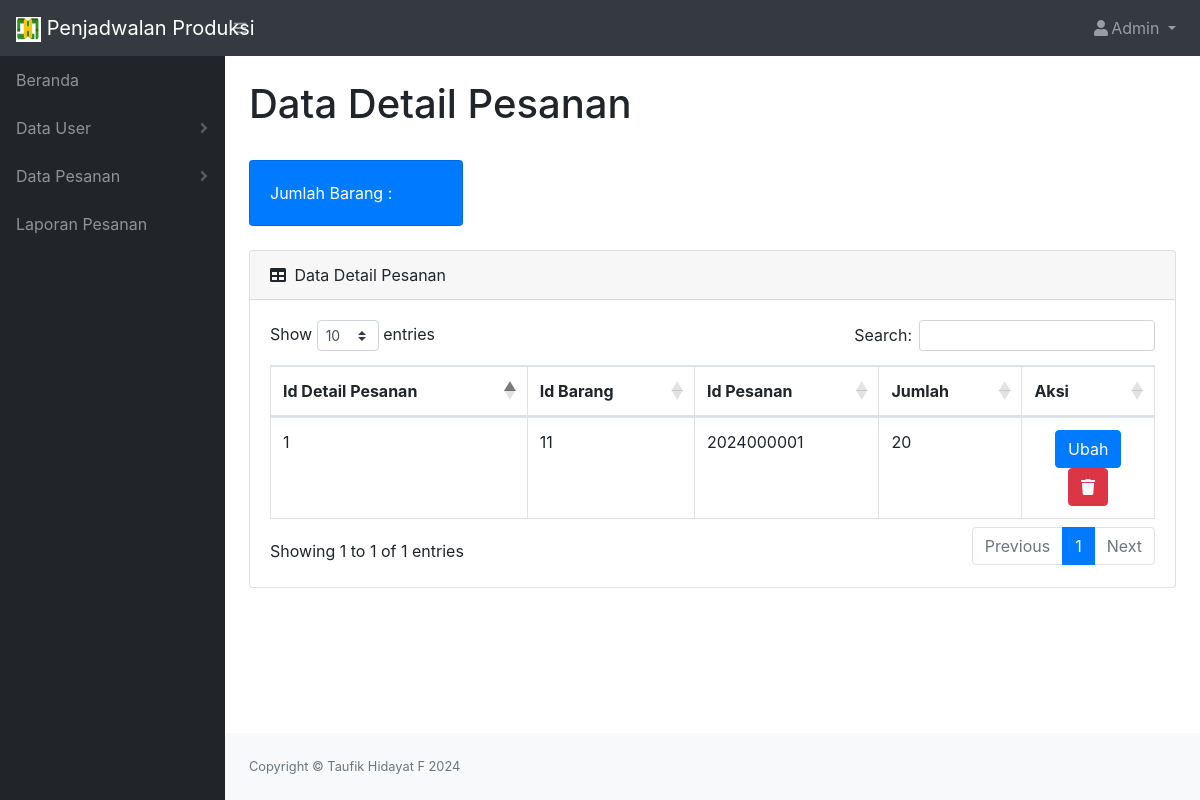
The app's page /menu_admin/lihat_detailpesanan.php with its own data.
### tables this page shows
CREATE TABLE `detail_pesanan` (
  `id` int(20) NOT NULL,
  `id_barang` int(20) NOT NULL,
  `id_pesanan` int(20) NOT NULL,
  `jumlah` int(20) NOT NULL
);

### config/controller.php (called while the page is built, shortened)
<?php
function select($query)
{
    global $koneksi;
    $result = mysqli_query($koneksi, $query);
    $rows = [];
    while ($row = mysqli_fetch_assoc($result)) {
        $rows[] = $row;
    }
    return $rows;
}
?>

### menu_admin/lihat_detailpesanan.php (the view, shortened to what this page needs)
<!DOCTYPE html>
<html lang="en">
    <head>
        <link href="../css/styles.css" rel="stylesheet" />
        <link href="https://cdn.datatables.net/1.10.20/css/dataTables.bootstrap4.min.css" rel="stylesheet" />
    </head>
    <body class="sb-nav-fixed">
    <?php include '../tema_menu/header_Admin.php';
    include '../tema_menu/sidebar_Admin.php';
   $data_detailpesanan = select("SELECT * FROM detail_pesanan ");
   ?>
            <div id="layoutSidenav_content">
                <main>
                    <div class="container-fluid">
                        <h1 class="mt-4">Data Detail Pesanan</h1>
                        <br>
                        <div class="row">
                                <div class="col-xl-3 col-md-6">
                                    <div class="card bg-primary text-white mb-4">
                                        <div class="card-body">Jumlah Barang :</div>
                                </div>
                                    </div>
                            </div>
                        <div class="card mb-4">
                            <div class="card-header">
                                <i class="fas fa-table mr-1"></i>
                                Data Detail Pesanan
                            </div>
                            <div class="card-body">
                                <div class="table-responsive">
                                    <table class="table table-bordered" table-striped mt-3 id="dataTable">
                                        <thead>
                                            <tr>
                                                <th>Id Detail Pesanan</th>
                                                <th>Id Barang</th>
                                                <th>Id Pesanan</th>
                                                <th>Jumlah</th>
                                                 <th>Aksi</th>
                                            </tr>
                                        </thead>
                                        <tbody>
                                            <?php foreach ($data_detailpesanan as $detailpesanan) : ?>
                                            <tr>
                                                <td><?= $detailpesanan['id']; ?></td>
                                                <td><?= $detailpesanan['id_barang']; ?></td>
                                                <td><?= $detailpesanan['id_pesanan']; ?></td>
                                                <td><?= $detailpesanan['jumlah']; ?></td>
                                                <td width="15%" class="text-center">
                                                <a href="ubah_detailpesanan.php" class="btn btn-primary">Ubah</a>
                                                <a href="hapus_detailpesanan.php" class="btn btn-danger" onclick="return confirm('Yakin Data User : <?= $tuser['nama_lengkap']; ?>  Akan Dihapus ?');"><i class="fas fa-trash"></i></a>
                                                </td>
                                            </tr>
                                            <?php endforeach ?>
                                        </tbody>
                                    </table>
                                </div>
                            </div>
                        </div>
                    </div>
                </main>
                <?php include '../tema_menu/footer.php' ?>
            </div>
    </body>
</html>

### records on screen
detail_pesanan: id "1", id_barang "11", id_pesanan "2024000001", jumlah "20"
